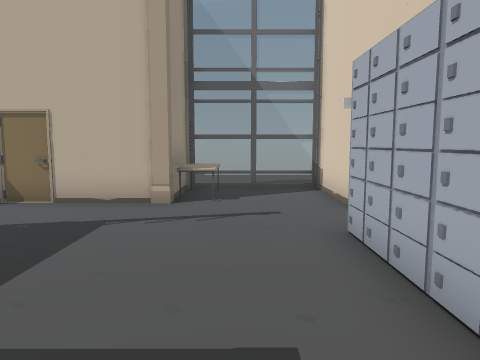
View 1 (above)

24 first-person views from a walk through a scene from a Unity 3-D project. The camera is 1.3 m above the floor, tilts 6° down and sees 70° across. Doors are open. The floor is counted in squares, 1 m on a side. Each view is taken from the middle of a square. On the plan, view 1 faces up. The plan holds only what a view shows up to about 15 squares ahead; the rest is blank. The place goes on beyond the plan. The player is left out. Some animated figures are not drawn. Some surface patterns are stand-ins.

View 2
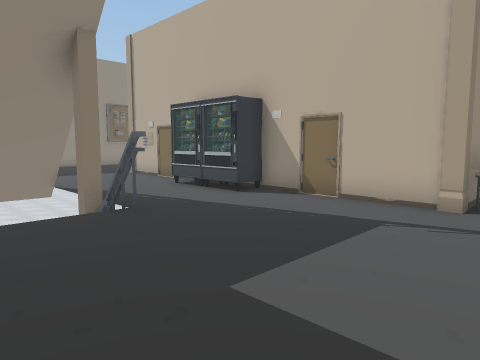

View 3
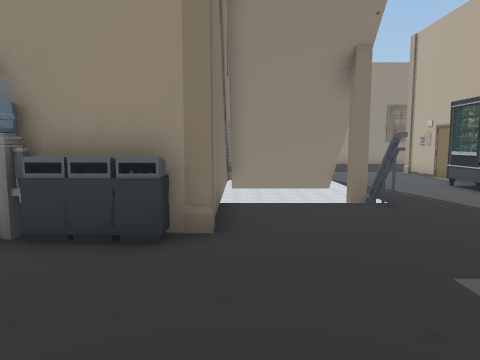

View 4
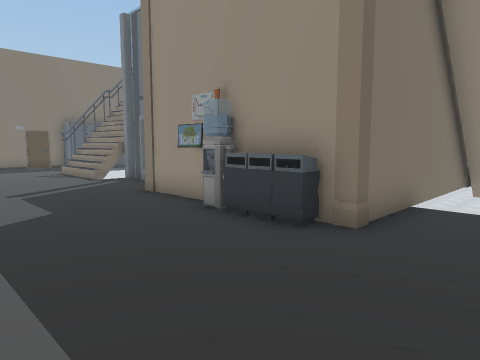

View 5
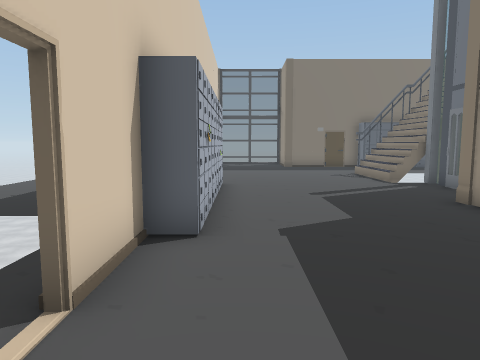

View 6
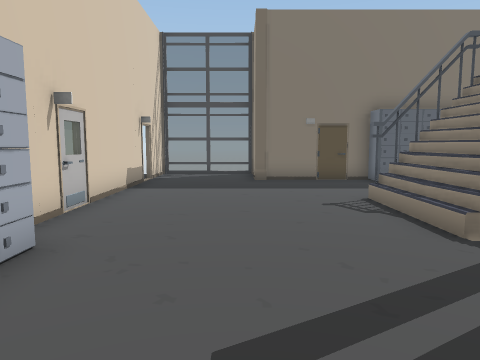

View 7
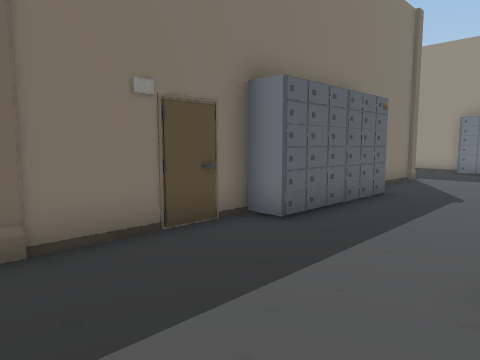

View 8
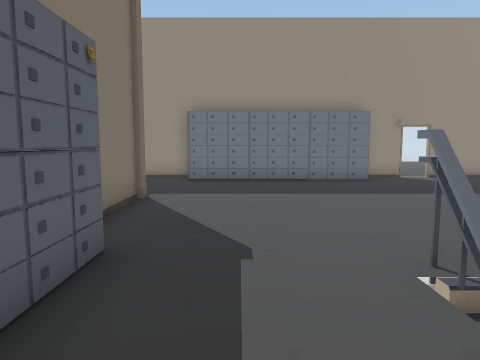

View 9
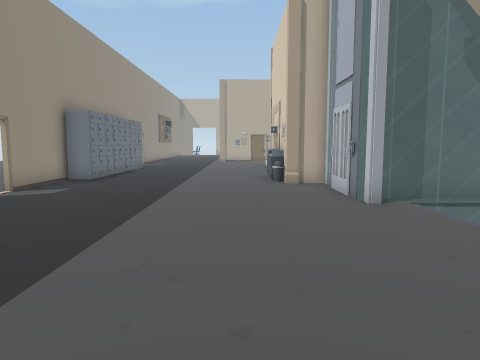

View 10
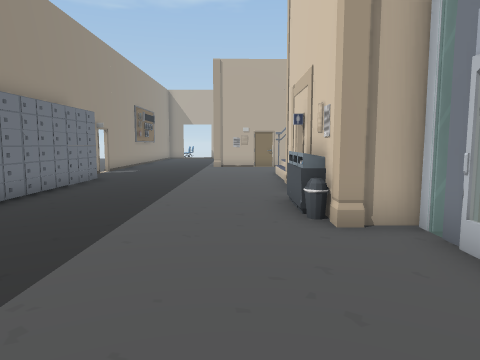

View 11
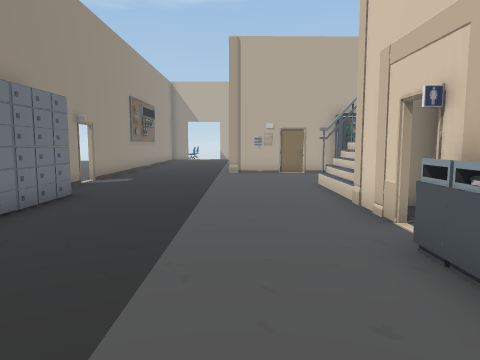

View 12
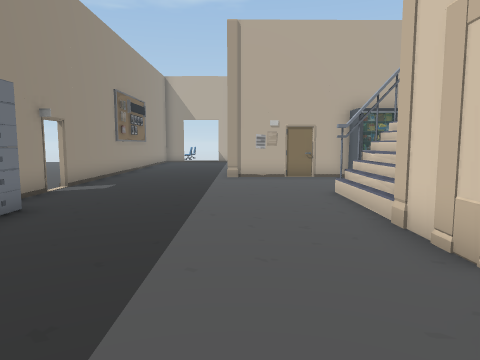

View 13
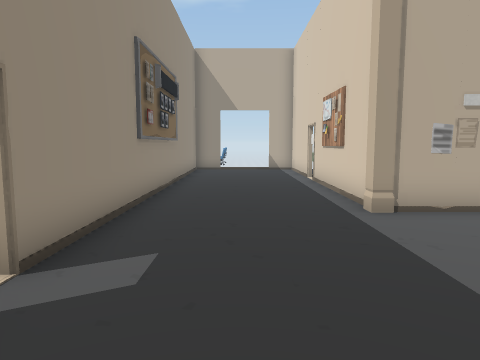

View 14
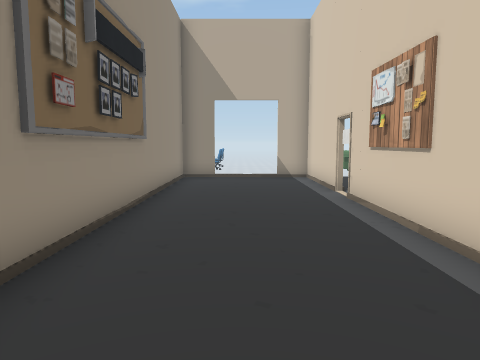

View 15
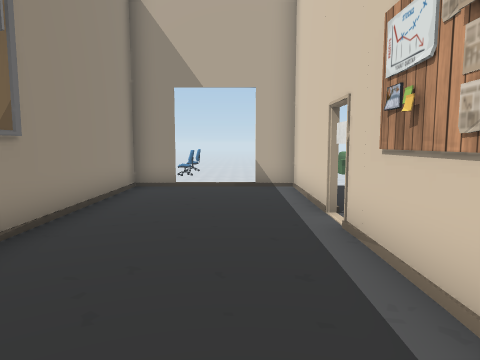

View 16
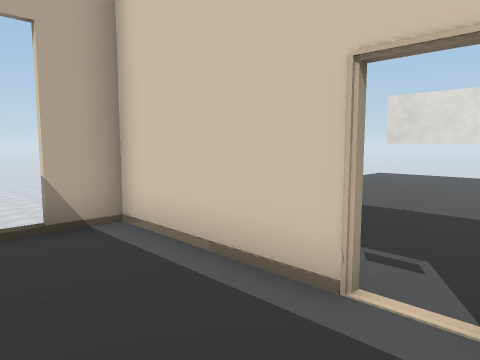

View 17
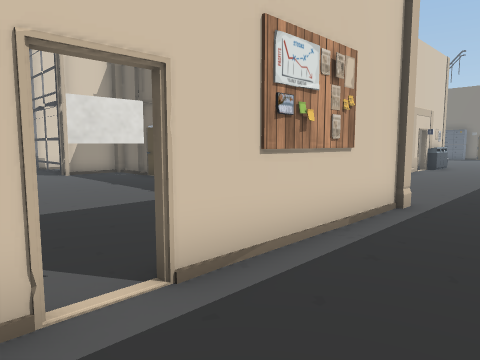

View 18
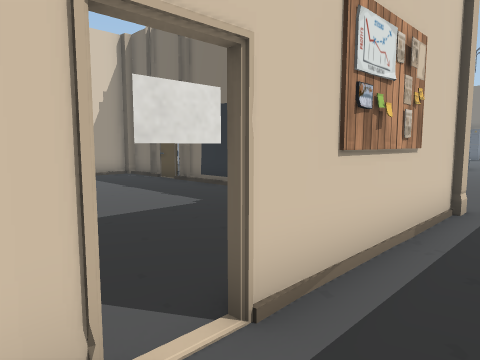

View 19
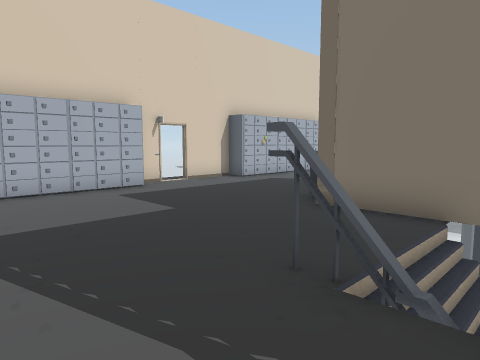

View 20
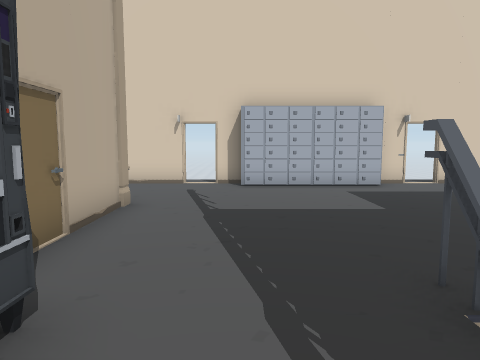

View 21
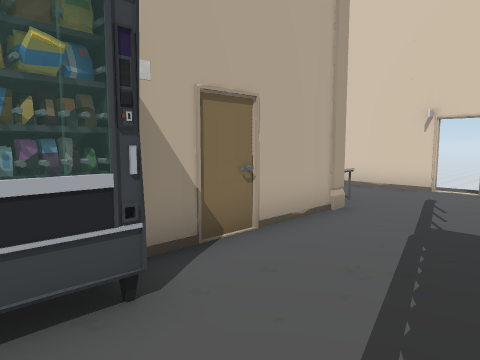

View 22
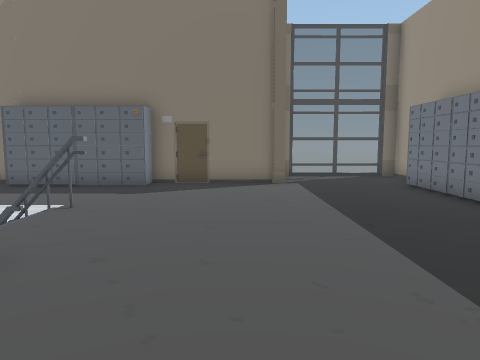

View 23
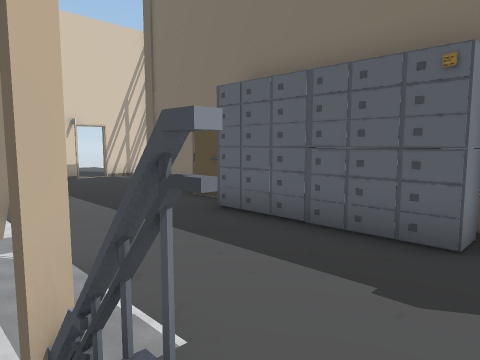

View 24
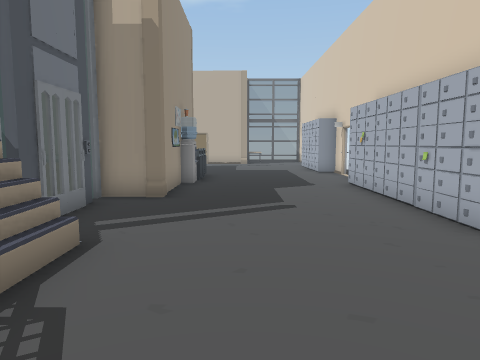

### Floor plan
Key: @ floor where view 1 was taken; # wall or solid block; x gap in a wall; . floor; / step, stairs or slope; D open door; = window, fence, low wall or low ledge; ^ raised ledge; v drop or lower ground; E desk; P pillar; C cabinet; R railing; W water cooler; L elevator; B bin; S poster; I sign; O other object.
Columns run from 19 left of view 1 to 7 right of it. Each row starts with its distance up from view 1.
 21        OO
 20
 19 OODDO          vvv
 18 #....Ov     vvvvvv
 17 #....Ov   vvvvvvvv
 16 #....O  vvvvvvvvvv
 15 #....#vvvvvvvvvv
 14 #....Dvvvvv      vvvvvv
 13 #....xvvvvvv     vvvvvv
 12 #....Svvvvvvvvvv  vvvv
 11 #....I vvvvvvvvvvvv
 10 #....   vvvvvvvvv##==O
  9 #....O   vvvvvvvvOE..#
  8 #....PO##OOOO###OPE..#
  7 #........#=#=........D=
  6 #....................DD
  5 #....................C
  4 D....................C
  3 D.......Rxv RR.......C
  2 #......./^^vv........C
  1  ......./^#vv........C
  0 CC....../^vv###P...@.=
 -1 CC......P######PO....DD
 -2 CC......P      O.....#.
 -3 CC.......      OW....#.
 -4 CC.....OP      #.....C
 -5 CC.....OO      #.....C  v
 -6 #......BP#    #P.....C  ..
 -7 #.......PP   P#P.....C   ..
 -8 #........=LLLLL......C   ..
 -9 D........=LLL L......C    .
-10 #........P==L#P=.....C
-11 #........./   //.....
-12 CC......../   //.....#
-13 CC......../   //.....=
-14 CC.......RRRP RR.....O
-15 CC...................#
-16 CC...................#
-17 CC...................#
-18 #....P...CCCCC.......DD
-19 #....PO##O   O##OP...D.
-20 #....             ...#
-21 #===#            #===O

Where each view was taken, in squares from view 1:
view 1: 0 up, 0 right, facing up
view 2: 0 up, 0 right, facing up-left
view 3: 0 up, 1 right, facing left
view 4: 2 up, 1 right, facing down-left
view 5: 1 up, 1 right, facing down
view 6: 6 down, 1 left, facing down
view 7: 14 down, 1 left, facing down-left
view 8: 16 down, 6 left, facing left
view 9: 18 down, 13 left, facing up
view 10: 12 down, 13 left, facing up
view 11: 8 down, 14 left, facing up
view 12: 6 down, 14 left, facing up
view 13: 1 up, 17 left, facing up
view 14: 5 up, 17 left, facing up
view 15: 8 up, 16 left, facing up
view 16: 13 up, 17 left, facing up-right
view 17: 15 up, 17 left, facing down-right
view 18: 15 up, 16 left, facing down-right
view 19: 6 up, 8 left, facing down-right
view 20: 5 up, 9 left, facing right
view 21: 4 up, 8 left, facing up-right
view 22: 7 down, 13 left, facing down
view 23: 13 down, 11 left, facing down-right
view 24: 15 down, 2 left, facing up
